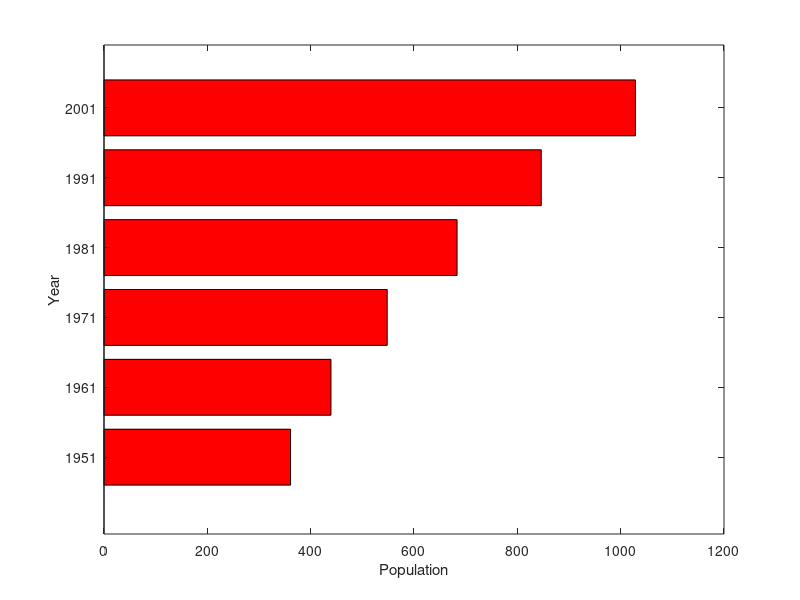
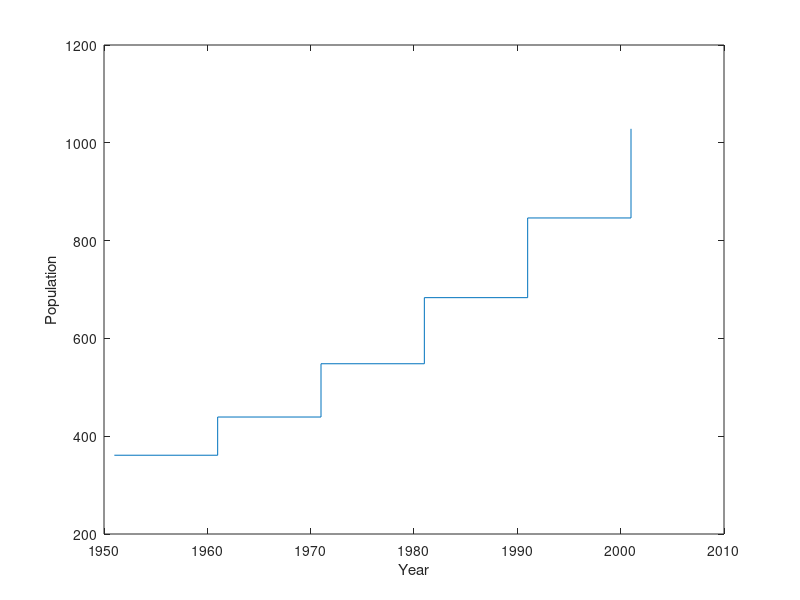
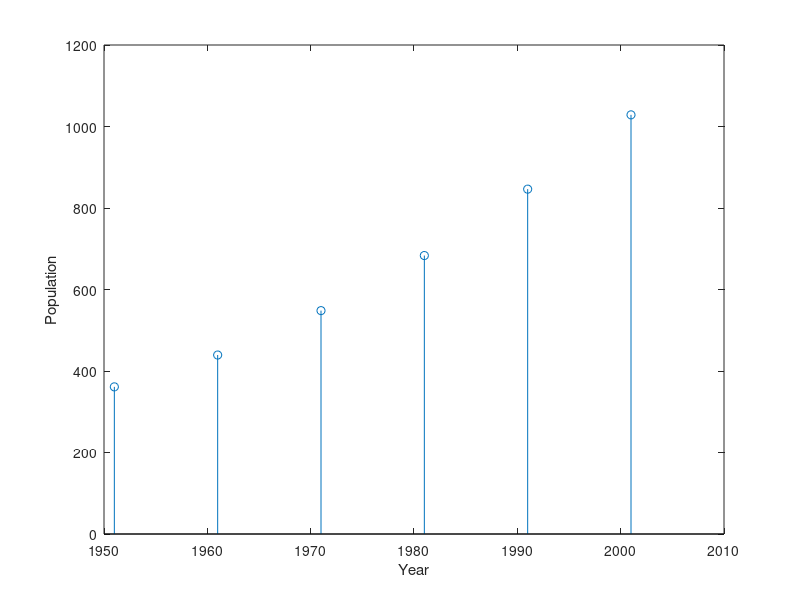

Write the MATLAB code that produced these figures, in order.
year = [1951:10:2001];
population = [361.09,439.23,548.16,683.33,846.30,1028.61];

figure('Name','Bar Graph for Population Census','NumberTitle','off');
barh(year,population,'r');
xlabel('Population');
ylabel('Year');

figure('Name','Stair Plot for Population Census','NumberTitle','off');
stairs(year,population);
xlabel('Year');
ylabel('Population');

figure('Name','Stem Plot for Population Census','NumberTitle','off');
stem(year,population);
xlabel('Year');
ylabel('Population');